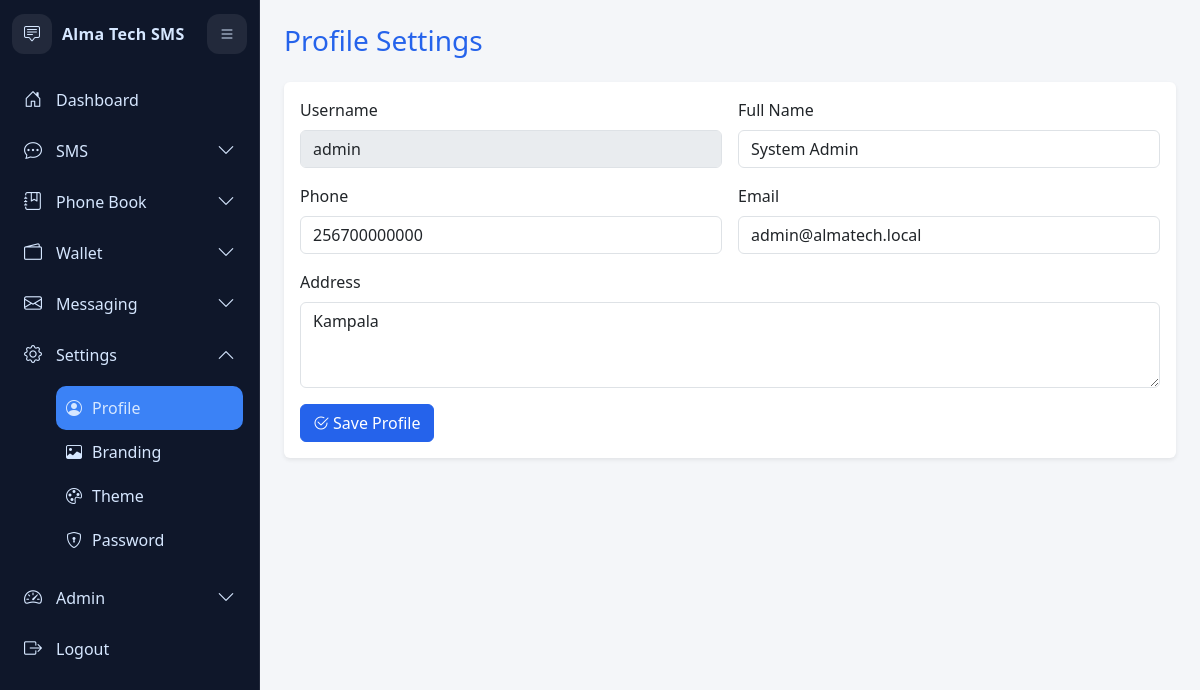
The app's page /modules/settings/profile.php (signed in) with its own data.
### tables this page shows
CREATE TABLE `users` (
  `id` bigint(20) UNSIGNED NOT NULL,
  `username` varchar(60) NOT NULL,
  `password_hash` varchar(255) NOT NULL,
  `role_id` bigint(20) UNSIGNED DEFAULT NULL,
  `status` enum('active','inactive','suspended') NOT NULL DEFAULT 'active',
  `disabled_reason` varchar(255) DEFAULT NULL,
  `disabled_at` datetime DEFAULT NULL,
  `full_name` varchar(120) DEFAULT NULL,
  `business_name` varchar(120) DEFAULT NULL,
  `business_logo` varchar(255) DEFAULT NULL,
  `phone` varchar(30) DEFAULT NULL,
  `email` varchar(120) DEFAULT NULL,
  `address` varchar(160) DEFAULT NULL,
  `theme` varchar(50) NOT NULL DEFAULT 'theme_blue',
  `sms_balance` int(11) NOT NULL DEFAULT 0,
  `created_at` timestamp NOT NULL DEFAULT current_timestamp(),
  `updated_at` timestamp NULL DEFAULT NULL ON UPDATE current_timestamp(),
  `last_login_at` datetime DEFAULT NULL,
  `last_login_ip` varchar(45) DEFAULT NULL
);

### includes/helpers.php (called while the page is built, shortened)
<?php
if (!function_exists('e')) {
    function e(?string $value): string
    {
        return htmlspecialchars((string)$value, ENT_QUOTES, 'UTF-8');
    }
}

### modules/settings/profile.php (the view, shortened to what this page needs)
<?php
require_once __DIR__ . '/../../includes/bootstrap.php';
$userId = (int)$_SESSION['user']['id'];
$stmt = $db->prepare('SELECT username, full_name, phone, email, address FROM users WHERE id=? LIMIT 1');
$stmt->bind_param('i', $userId);
$stmt->execute();
$profile = $stmt->get_result()->fetch_assoc() ?: [];
$theme = $_SESSION['user']['theme'] ?? DEFAULT_THEME;
$themePath = 'assets/css/themes/' . $theme . '.css';
?>
<!doctype html>
<html lang="en">
<head>
  <link href="https://cdn.jsdelivr.net/npm/bootstrap@5.3.3/dist/css/bootstrap.min.css" rel="stylesheet">
  <link href="https://cdn.jsdelivr.net/npm/bootstrap-icons@1.11.3/font/bootstrap-icons.min.css" rel="stylesheet">
  <link rel="stylesheet" href="<?= BASE_URL ?>assets/css/app.css">
  <link rel="stylesheet" href="<?= BASE_URL . e($themePath) ?>">
</head>
<body>
<?php include BASE_PATH . 'templates/sidebar.php'; ?>
<div class="app-shell">
  <div class="container-fluid p-4">
    <h1 class="h3 mb-4">Profile Settings</h1>
    <div class="card border-0 shadow-sm">
      <div class="card-body">
        <form method="post">
          <div class="row g-3">
            <div class="col-md-6">
              <label class="form-label">Username</label>
              <input class="form-control" value="<?= e((string)($profile['username'] ?? '')) ?>" disabled>
            </div>
            <div class="col-md-6">
              <label class="form-label">Full Name</label>
              <input class="form-control" name="full_name" required value="<?= e((string)($profile['full_name'] ?? '')) ?>">
            </div>
            <div class="col-md-6">
              <label class="form-label">Phone</label>
              <input class="form-control" name="phone" value="<?= e((string)($profile['phone'] ?? '')) ?>">
            </div>
            <div class="col-md-6">
              <label class="form-label">Email</label>
              <input type="email" class="form-control" name="email" value="<?= e((string)($profile['email'] ?? '')) ?>">
            </div>
            <div class="col-12">
              <label class="form-label">Address</label>
              <textarea class="form-control" rows="3" name="address"><?= e((string)($profile['address'] ?? '')) ?></textarea>
            </div>
          </div>
          <div class="mt-3">
            <button class="btn btn-primary"><i class="bi bi-check2-circle me-1"></i>Save Profile</button>
          </div>
        </form>
      </div>
    </div>
  </div>
</div>
</body>
</html>

### assets/css/app.css (style rules this page uses)
:root { --primary: #2563eb; --primary-light: #3b82f6; --sidebar-bg: #0f172a; --sidebar-hover: rgba(255,255,255,.08); --card-bg: #ffffff; --body-bg: #f4f6f9; --text-color: #1f2937; }
body { background: var(--body-bg); color: var(--text-color); }
.btn-primary { background: var(--primary); border-color: var(--primary); }
.app-shell { padding-left:260px; transition:padding-left .2s ease; }

### assets/css/themes/theme_blue.css (style rules this page uses)
:root { --primary: #2563eb; --primary-light: #3b82f6; --sidebar-bg: #0f172a; --sidebar-hover: rgba(255,255,255,.08); --card-bg: #ffffff; --body-bg: #f4f6f9; --text-color: #d6e7ff; }
body { background: var(--body-bg); color: var(--text-color); }
.btn-primary { background: var(--primary); border-color: var(--primary); }
.h3 { color: #2563eb; }

### records on screen
users: username "admin", full_name "System Admin", phone "256700000000", email "admin@almatech.local", address "Kampala"

### other values on screen
$_SESSION['user']['business_name'] ?: 'AlmaTech SMS' "Alma Tech SMS"
$group['label'] "SMS"
$group['label'] "Phone Book"
$group['label'] "Wallet"
$group['label'] "Messaging"
$group['label'] "Settings"
$it['label'] "Profile"
$it['label'] "Branding"
$it['label'] "Theme"
$it['label'] "Password"
$group['label'] "Admin"
